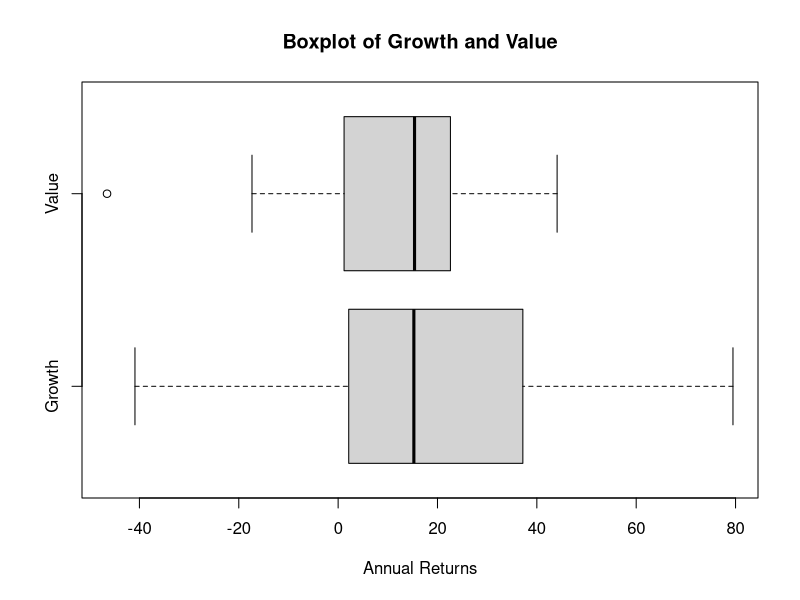
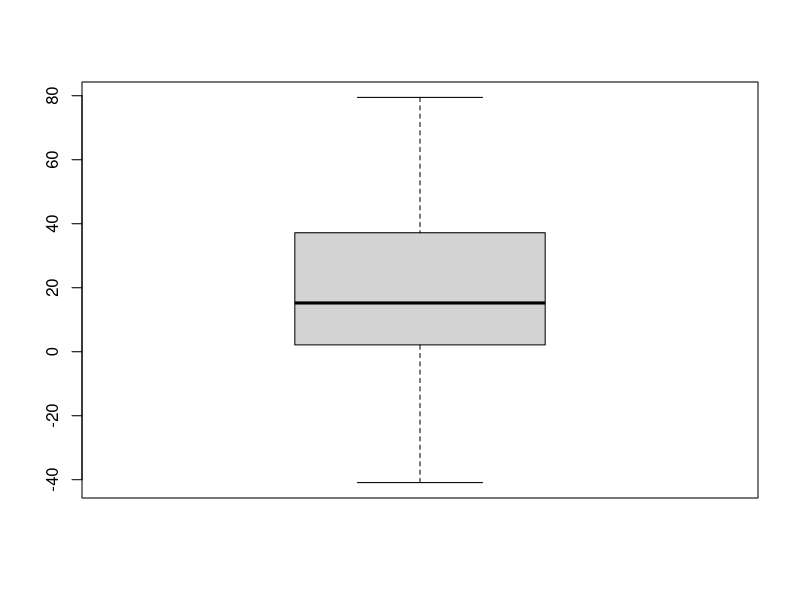
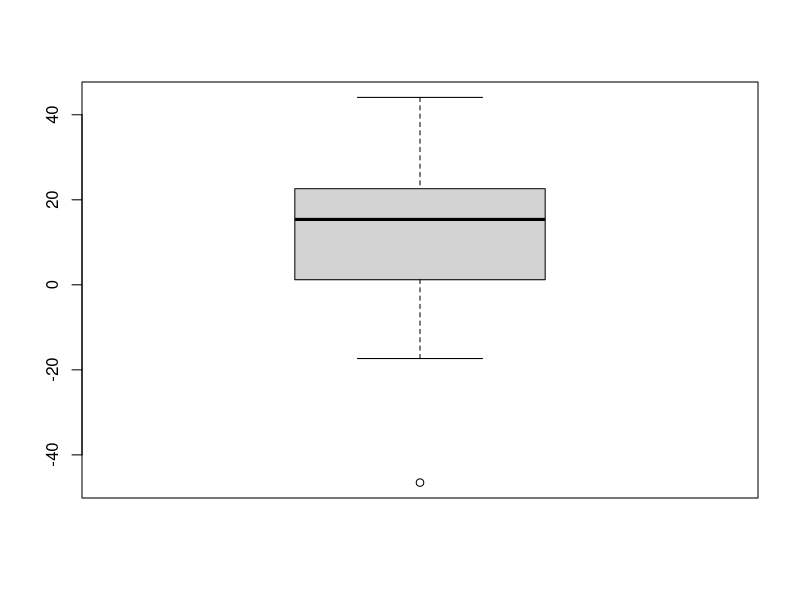

R code for these plots, in order:
# ########## IE 332 - WEEK 3 ###########################
############ Summary Measures ###########################

########### 3.1. Measures of Location ####################

###### Measures of Central Location ##########

# Use Online data set from our book (Connect)
library(readxl)
myData <- read_excel("data/data2.xlsx" ,sheet="Online")

#Mean and median of the variable called Clothing

meanClothing <- mean(myData$Clothing)
medianClothing <- median(myData$Clothing)

#Minimum, maximum, mean, median and first and third quartiles for each variable

summary(myData)

#Means of subgroups (inputs: (1) outcome variable, (2) the categorical var., (3) the function (mean, sd, etc.))

tapply(myData$Clothing, myData$Sex, mean)
tapply(myData$Health, myData$Sex, median)

###### Other Measures of Location ##########
#Precentile/Quantile

summary(myData)
quantile(myData$Health, 0.3)

########### 3.2. Measures of Dispersion, Shape and Association ####################

###### Measures of Dispersion ######

#Range of Clothing 

max(myData$Clothing) - min(myData$Clothing)

#Interquantile range (IQR) of Clothing

quantile(myData$Clothing, 0.75) - quantile(myData$Clothing, 0.25)

#Mean Absolute Deviation (MAD) of Clothing

# Its going to calculate the mean of the clothing and substract it from every value then take mean
mean(abs(myData$Clothing - mean(myData$Clothing)))

#Variance and Standard Deviation of Clothing

var(myData$Clothing)
sd(myData$Clothing)

#Coefficient of Variation

sd(myData$Clothing) / mean(myData$Clothing)

###### Measures of Association ######

# Correlation

cor(myData[, -2])

# also removed the customer, c(-1,2) is a vector
cor(myData[, c(-1,-2)])

########### 3.2. Detecting Outliers ####################

#Import Growth_Value Dataset

myData2 <- read_excel("data/data2.xlsx" ,sheet="Growth_Value")

summary(myData2)
str(myData2)


### Boxplot

boxplot(myData2$Growth,myData2$Value, horizontal = TRUE, xlab="Annual Returns", main="Boxplot of Growth and Value", names= c("Growth", "Value"))

#Treat outliers using out function

outliers_Growth <- boxplot(myData2$Growth)$out
outliers_Growth

outliers_value <- boxplot(myData2$Value)$out
outliers_value
#Replace outliers with NA

myData2$NewValue <- ifelse(myData2$Value %in% outliers_value, NA, myData2$Value)


#### Z-Score 
# Get the summary info about Growth  from above data set




# What is the z-score for the min and max observations


